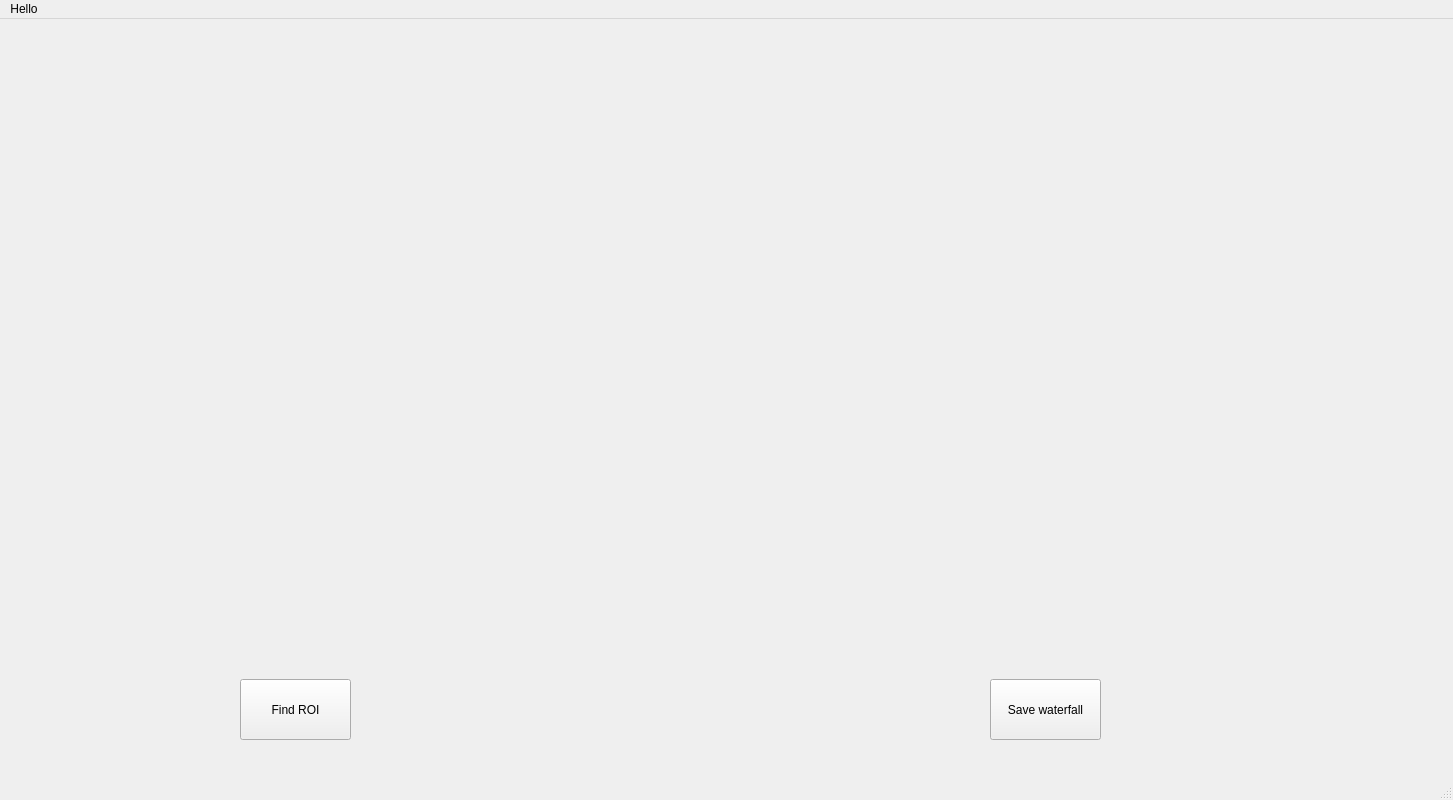
<?xml version="1.0" encoding="UTF-8"?>
<ui version="4.0">
 <class>MainWindow</class>
 <widget class="QMainWindow" name="MainWindow">
  <property name="geometry">
   <rect>
    <x>0</x>
    <y>0</y>
    <width>1453</width>
    <height>800</height>
   </rect>
  </property>
  <property name="windowTitle">
   <string>Basic Camera Feed</string>
  </property>
  <widget class="QWidget" name="centralwidget">
   <property name="layoutDirection">
    <enum>Qt::LeftToRight</enum>
   </property>
   <widget class="QWidget" name="camera_widget" native="true">
    <property name="geometry">
     <rect>
      <x>20</x>
      <y>10</y>
      <width>701</width>
      <height>611</height>
     </rect>
    </property>
    <layout class="QHBoxLayout" name="horizontalLayout"/>
   </widget>
   <widget class="QWidget" name="waterfall_widget" native="true">
    <property name="geometry">
     <rect>
      <x>740</x>
      <y>10</y>
      <width>701</width>
      <height>611</height>
     </rect>
    </property>
    <layout class="QHBoxLayout" name="horizontalLayout_2"/>
   </widget>
   <widget class="QPushButton" name="ROI_button">
    <property name="geometry">
     <rect>
      <x>240</x>
      <y>660</y>
      <width>111</width>
      <height>61</height>
     </rect>
    </property>
    <property name="text">
     <string>Find ROI</string>
    </property>
   </widget>
   <widget class="QPushButton" name="save_button">
    <property name="geometry">
     <rect>
      <x>990</x>
      <y>660</y>
      <width>111</width>
      <height>61</height>
     </rect>
    </property>
    <property name="text">
     <string>Save waterfall</string>
    </property>
   </widget>
  </widget>
  <widget class="QMenuBar" name="menubar">
   <property name="geometry">
    <rect>
     <x>0</x>
     <y>0</y>
     <width>1453</width>
     <height>26</height>
    </rect>
   </property>
   <widget class="QMenu" name="menuHello">
    <property name="title">
     <string>Hello</string>
    </property>
   </widget>
   <addaction name="menuHello"/>
  </widget>
  <widget class="QStatusBar" name="statusbar"/>
 </widget>
 <resources/>
 <connections/>
</ui>
